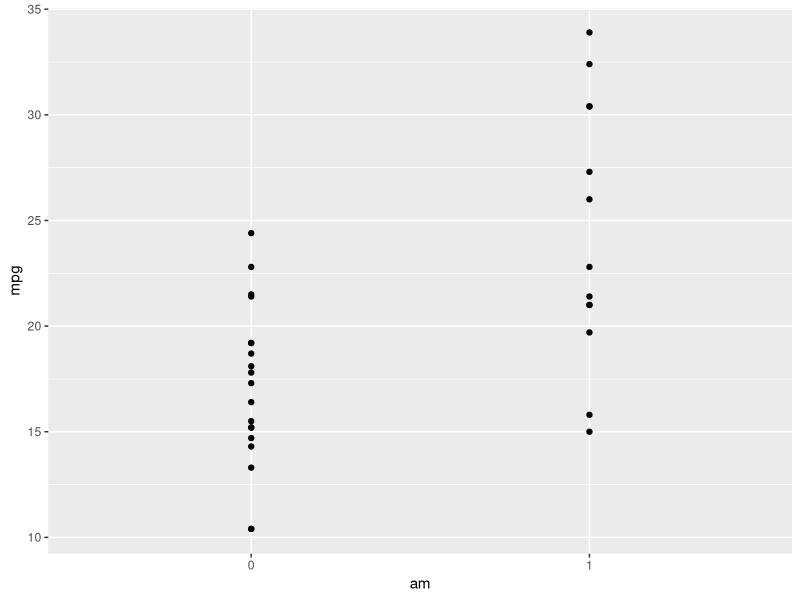
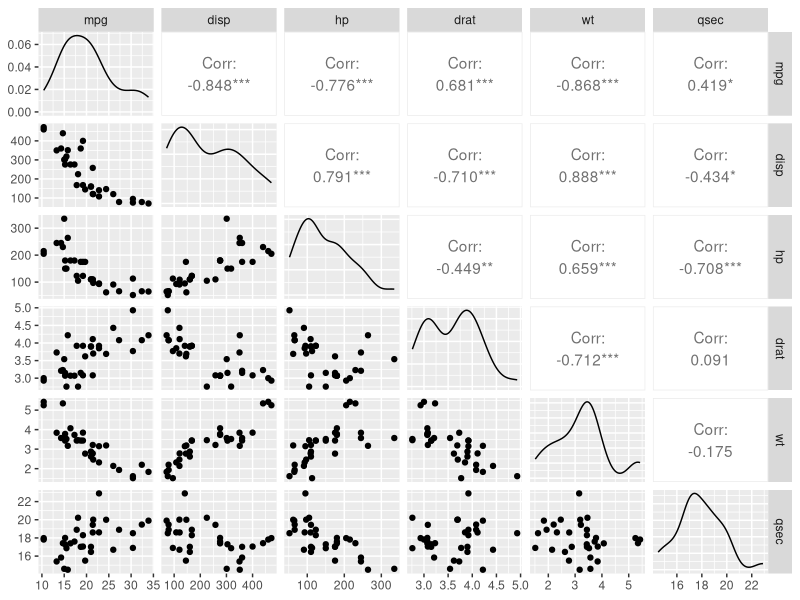
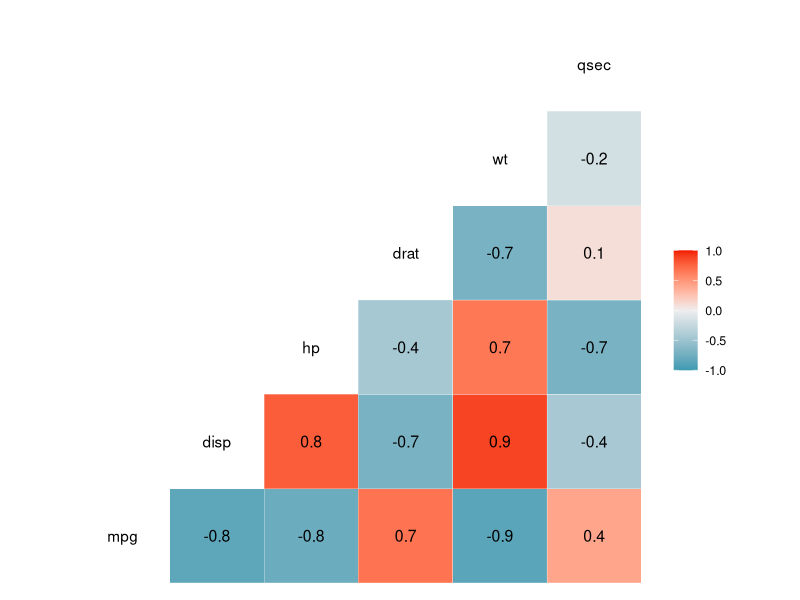

Write the R code that produced these figures, in order.
# Load all necessary R packages into current session
library(ggplot2)
library(dplyr)
library(GGally)

# Read data into R
data("mtcars")

# Take a look at the data
head(mtcars)
?mtcars
summary(mtcars)
str(mtcars)
# It seems like vs & am are binary factor variables
# cyl, gear, & carb are multi level factor variables

# Convert to factor variables
mtcars$vs <- as.factor(mtcars$vs)
mtcars$am <- as.factor(mtcars$am)
mtcars$cyl <- as.factor(mtcars$cyl)
mtcars$gear <- as.factor(mtcars$gear)
mtcars$carb <- as.factor(mtcars$carb)

# Check that the changers took hold
str(mtcars)

# Preliminary model fit: mpg ~ am
fit <- lm(mpg ~ am, mtcars)

# Plot mpg vs am
ggplot(mtcars,
       aes(x = am,
           y = mpg)) +
        geom_point()

# Look at the mean mpg for cars with/without automatic 
mtcars %>% group_by(am) %>%
        summarize(mean = mean(mpg))

# Take another look at the model/coefficients
summary(fit)

# At first glance it may seem manual transmission is associated with a 7.245
# increase in mpg, and this is significant with p-value = 0.000285

# fit regression model with all regressors 
fit_all <- lm(mpg ~ ., mtcars)
summary(fit_all)

# Get smaller dataframe with only the continuous variables
mt_cont <- mtcars[, c(1, 3:7)]
mt_cat <- mtcars[, c(2, 8:11)]

ggpairs(mt_cont)
ggcorr(mt_cont, label = T)

# We will use a backwards elimination method to improve the model by eliminating
# variables with high p-value
fit2 <- lm(mpg ~ . - cyl, mtcars)
fit3 <- lm(mpg ~ . - cyl - vs, mtcars)
fit4 <- lm(mpg ~ . - cyl - vs - carb, mtcars)
fit5 <- lm(mpg ~ . - cyl - vs - carb - gear, mtcars)
fit6 <- lm(mpg ~ . - cyl - vs - carb - gear - drat, mtcars)
fit7 <- lm(mpg ~ . - cyl - vs - carb - gear - drat - disp, mtcars)
# all models have been improving adjusted R-squared over previous models, except
# fit7
fit8 <- lm(mpg ~ . - cyl - vs - carb - gear - drat - disp - hp, mtcars)
# fit8 also got slightly worse, but the remaining regressors had coefficients 
# that became more significant. 
# some combo of am, wt, qseq, plus wt and hp produce the best fitting model
